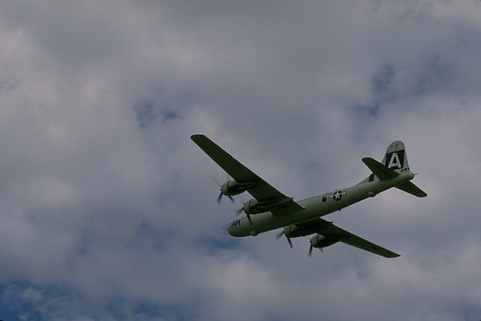
%> input picture COV/3096.jpg, 481 x 321 px
$ octave Main_COV.m   (GNU Octave 9; MATLAB toolbox functions it lacks are replaced by stand-ins)
%> lines starting %> are read from the running program, lines starting %| are printed output that depends on the picture
### COV/saliencymap.m
function salmapSmooth = saliencymap(imfile, options)
%> called with imfile = '3096.jpg'

salSize   = options.size;
ratio     = options.quantile;
modeltype = options.modeltype;

% read image
disp('Reading image.');
g = double(imread(imfile));
[height, width, ch] = size(g);
%> height = 321; width = 481; ch = 3
Img = g;

%resize the original image
if height > width
    Img = imresize(g, [salSize salSize]);
else
    Img = imresize(g, [salSize salSize]);
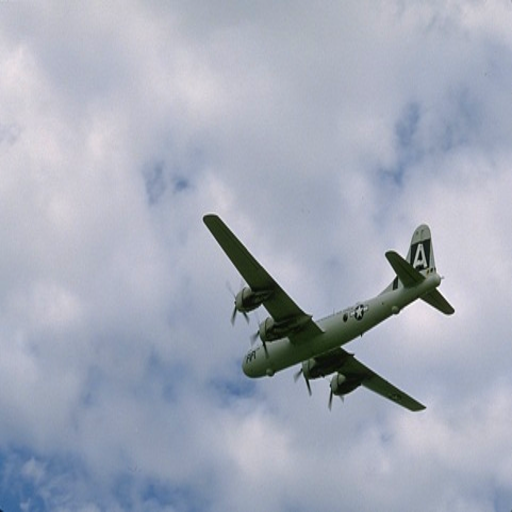
%> Img: size 512x512x3 double; mean R, G, B 113.8, 118.4, 129.2; drawn with min black and max white
end

Img = Img + 2.0*randn(size(Img));
[height, width, ch] = size(Img);
%> height = 512; width = 512

% Extract visual features
disp('Extracting image features..');
I = (Img(:,:,1)+Img(:,:,2)+Img(:,:,3))/3;
d = [-1 0 1];
Iy = imfilter(I,d,'symmetric','same','conv');
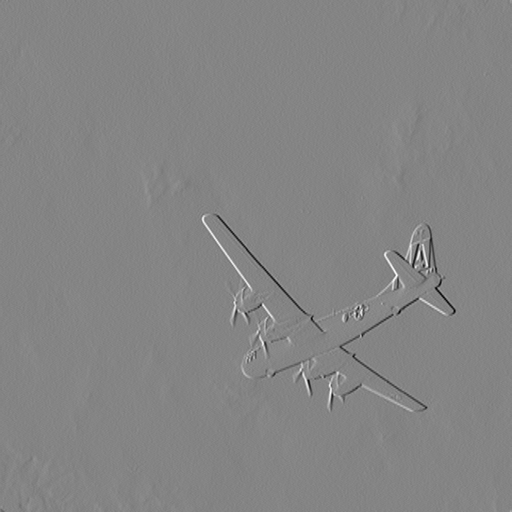
%> Iy: size 512x512 double; min -139.9, max 129, mean 0; drawn with min black and max white
Ix = imfilter(I,d','symmetric','same','conv');
[L, a, b] = RGB2Lab(Img);
[s2, s1] = meshgrid(1:width,1:height);

F = zeros(height,width,5);
F(:,:,1) = L;
F(:,:,2) = a;
F(:,:,3) = b;
F(:,:,4) = abs(Ix);
F(:,:,5) = abs(Iy);
F(:,:,6) = s1;
F(:,:,7) = s2;

% Calculate integral images for fast computation of covariance
disp('Calculating integral images...');
fiimage = integralimage(F);
fsoiimage = sointegralimage(F);

disp('Computing saliency map....');
patch_sizes = salSize * 2.^(-6:-2);
k=1;
m=3;
for ki=patch_sizes
    disp(['scale: ',num2str(k),'/5']);
    ld = [];
    for i=1:ki:height-ki+1
        for j=1:ki:width-ki+1
            x2=j;
            y2=i;
            x3=min(width,j+ki);
            y3=min(height,i+ki);

            [Cov1 M1] = iicov(fiimage, fsoiimage, [y2 x2], [y3 x3]);

            if strcmp(modeltype,'SigmaPoints')
                covC = Cov1 + 0.001*eye(size(Cov1));
                covC = 2*(size(covC,1)+0.1)*covC;
                L = chol(covC);

                li = L(:);
                for kk=1:size(covC,1)*size(covC,1)
                    li(kk) = li(kk)+M1(mod(kk-1,size(covC,1))+1);
                end
                lj = L(:);
                for kk=1:size(covC,1)*size(covC,1)
                    lj(kk) = M1(mod(kk-1,size(covC,1))+1)-lj(kk);
                end
                resRef = [M1 li' lj'];
            end

            d = [];
            for ii=max(1,i-m*ki):ki:min(height,i+m*ki)
                for jj=max(1,j-m*ki):ki:min(width,j+m*ki)
                    if ii==i && jj==j
                        continue;
                    end

                    x2=jj;
                    y2=ii;
                    x3=min(width,jj+ki);
                    y3=min(height,ii+ki);

                    [Cov2 M2] = iicov(fiimage, fsoiimage, [y2 x2], [y3 x3]);
                    if strcmp(modeltype,'CovariancesOnly')
                        d = [d; covdist(Cov1, Cov2)/(1+norm([i-ii,j-jj]))];
                    elseif strcmp(modeltype,'SigmaPoints')
                        covC = Cov2 + 0.001*eye(size(Cov2));
                        covC = 2*(size(covC,1)+0.1)*covC;
                        L = chol(covC);
                        li = L(:);
                        for kk=1:size(covC,1)*size(covC,1)
                            li(kk) = li(kk)+M2(mod(kk-1,size(covC,1))+1);
                        end
                        lj = L(:);
                        for kk=1:size(covC,1)*size(covC,1)
                            lj(kk) = M2(mod(kk-1,size(covC,1))+1)-lj(kk);
                        end
                        resRef2 = [M2 li' lj'];

                        d = [d; norm(resRef - resRef2)/(1+norm([i-ii,j-jj]))];
                    end
                end
            end
            dummy = sort(d,'ascend');
            if options.centerBias==1
                S{k}.map(floor(i/ki)+1,floor(j/ki)+1) = (1-norm([i+ki/2-(0.5*salSize),j+ki/2-(0.5*salSize)])/norm([1-(0.5*salSize),1-(0.5*salSize)]))*sum(dummy(1:floor(length(d)*ratio))/floor(length(d)*ratio));
            else
                S{k}.map(floor(i/ki)+1,floor(j/ki)+1) = sum(dummy(1:floor(length(d)*ratio))/floor(length(d)*ratio));
            end
        end
    end
    k=k+1;
end

salmap = ones(size(height,width));
k=1;
for ki=patch_sizes
    salmap = salmap .* imresize(S{k}.map,[height,width]);
    k = k+1;
end

[height, width, ch] = size(g);
salmap = imresize(salmap, [height, width] , 'bilinear');

disp('Smoothing saliency map.....');
kSize = size(g,2)*0.02;
salmapSmooth = imfilter(salmap, fspecial('gaussian', round([kSize, kSize]*4), kSize));

### COV/RGB2Lab.m
function [L,a,b] = RGB2Lab(R,G,B)
%RGB2LAB Convert an image from RGB to CIELAB
%
% function [L, a, b] = RGB2Lab(R, G, B)
% function [L, a, b] = RGB2Lab(I)
% function I = RGB2Lab(...)
%
% RGB2Lab takes red, green, and blue matrices, or a single M x N x 3 image,
% and returns an image in the CIELAB color space.  RGB values can be
% either between 0 and 1 or between 0 and 255.  Values for L are in the
% range [0,100] while a and b are roughly in the range [-110,110].  The
% output is of type double.
%
% This transform is based on ITU-R Recommendation BT.709 using the D65
% white point reference. The error in transforming RGB -> Lab -> RGB is
% approximately 10^-5.
%
% See also LAB2RGB.

% By Mark Ruzon from C code by Yossi Rubner, 23 September 1997.
% Updated for MATLAB 5 28 January 1998.
% Updated for MATLAB 7 30 March 2009.

if nargin == 1
  B = double(R(:,:,3));
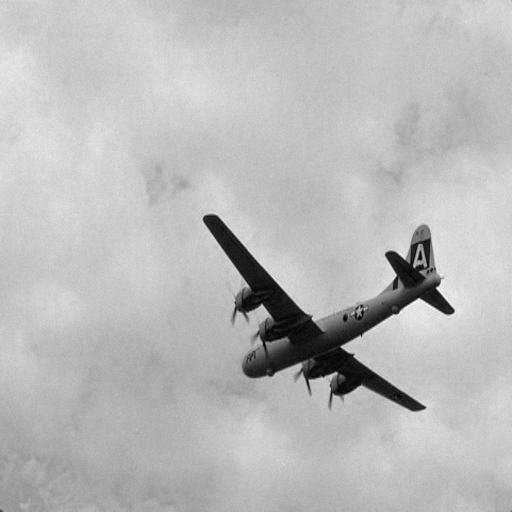
%> B: size 512x512 double; min -6.21, max 178.9, mean 129.1; drawn with min black and max white
  G = double(R(:,:,2));
  R = double(R(:,:,1));
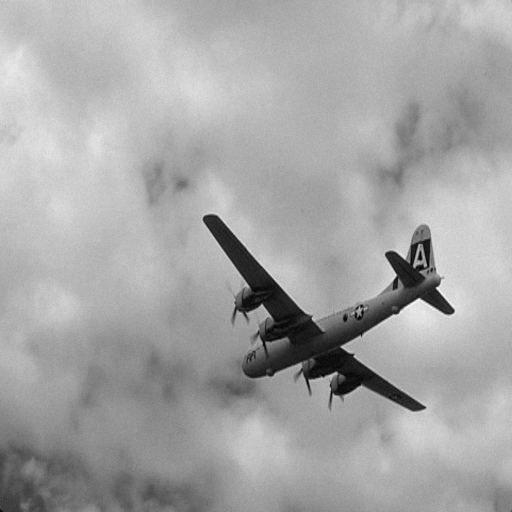
%> R: size 512x512 double; min -6.09, max 178.3, mean 113.8; drawn with min black and max white
end

if max(max(R)) > 1.0 || max(max(G)) > 1.0 || max(max(B)) > 1.0
  R = double(R) / 255;
  G = double(G) / 255;
  B = double(B) / 255;
end

% Set a threshold
T = 0.008856;

[M, N] = size(R);
%> M = 512; N = 512
s = M * N;
%> s = 262144
RGB = [reshape(R,1,s); reshape(G,1,s); reshape(B,1,s)];

% RGB to XYZ
MAT = [0.412453 0.357580 0.180423;
       0.212671 0.715160 0.072169;
       0.019334 0.119193 0.950227];
XYZ = MAT * RGB;

% Normalize for D65 white point
X = XYZ(1,:) / 0.950456;
Y = XYZ(2,:);
Z = XYZ(3,:) / 1.088754;

XT = X > T;
%> XT = 262144 logical values, 262065 true
YT = Y > T;
%> YT = 262144 logical values, 262107 true
ZT = Z > T;
%> ZT = 262144 logical values, 261681 true

Y3 = Y.^(1/3);

fX = XT .* X.^(1/3) + (~XT) .* (7.787 .* X + 16/116);
fY = YT .* Y3 + (~YT) .* (7.787 .* Y + 16/116);
fZ = ZT .* Z.^(1/3) + (~ZT) .* (7.787 .* Z + 16/116);

L = reshape(YT .* (116 * Y3 - 16.0) + (~YT) .* (903.3 * Y), M, N);
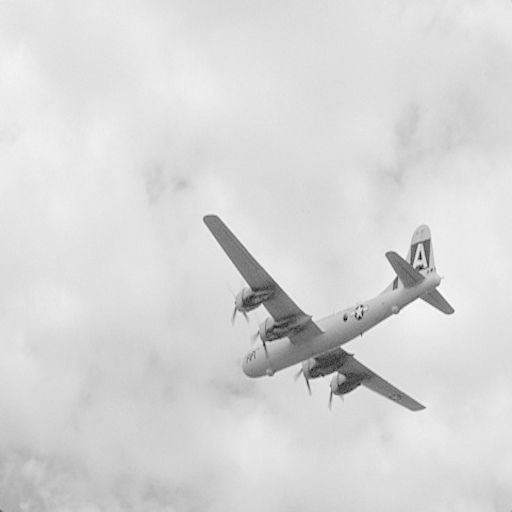
%> L: size 512x512 double; min -7.9, max 87.61, mean 73; drawn with min black and max white
a = reshape(500 * (fX - fY), M, N);
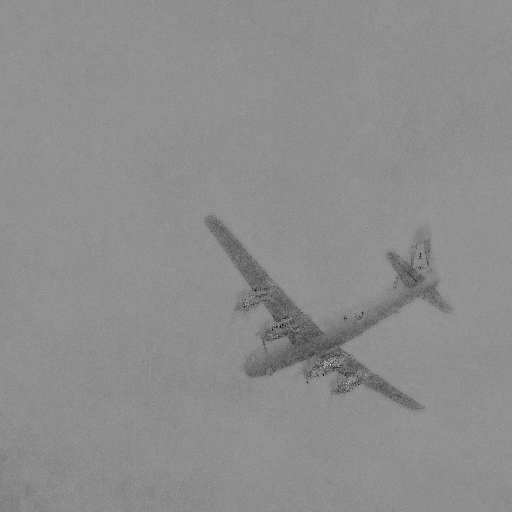
%> a: size 512x512 double; min -45.66, max 36.34, mean -0.1; drawn with min black and max white
b = reshape(200 * (fY - fZ), M, N);
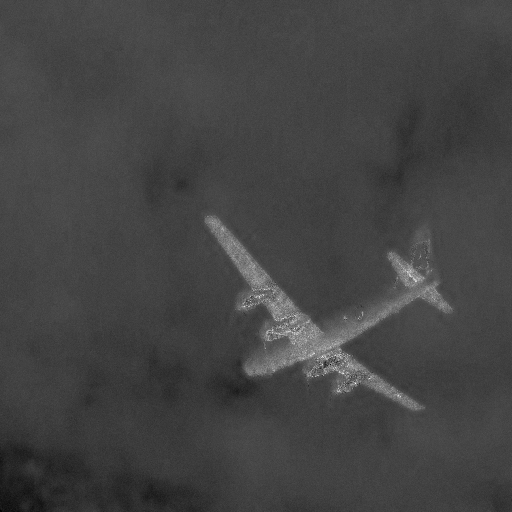
%> b: size 512x512 double; min -26.43, max 58.93, mean -3.6; drawn with min black and max white

if nargout < 2
  L = cat(3,L,a,b);
end

### COV/integralimage.m
% copyright MERL, Fatih Porikli, 2005

function X = integralimage(I)

[n,m,d] = size(I);
%> n = 512; m = 512; d = 7
X = zeros(n,m,d);

for i=1:d
    X(1,1,i) = I(1,1,i);
    for y = 2 : n
        X(y,1,i) = X(y-1,1,i) + I(y,1,i);
    end;
    for x = 2 : m
        X(1,x,i) = X(1,x-1,i) + I(1,x,i);
    end;
end;

for i=1:d
    for y = 2 : n
        for x = 2 : m
            X(y,x,i) = X(y,x-1,i) + X(y-1,x,i) - X(y-1,x-1,i) + I(y,x,i);
        end;
    end;
end;


### COV/Main_COV.m
%% 程序整理分享
% 西安邮电大学图像处理团队-郝浩
% 个人博客 www.aomanhao.top
% Github https://github.com/AomanHao
%
% Saliency estimation demo
% [HISTORY]
% Mar 19, 2013 : created by Aykut Erdem

close all;
clear all;
clc;

% options for saliency estiomation
options.size = 512;                     % size of rescaled image
options.quantile = 1/10;                % parameter specifying the most similar regions in the neighborhood
options.centerBias = 1;                 % 1 for center bias and 0 for no center bias
options.modeltype = 'CovariancesOnly';  % 'CovariancesOnly' and 'SigmaPoints'
                                        % to denote whether first-order statistics
                                        % will be incorporated or not

% Visual saliency estimation with covariances only
%> (the run ends here)
